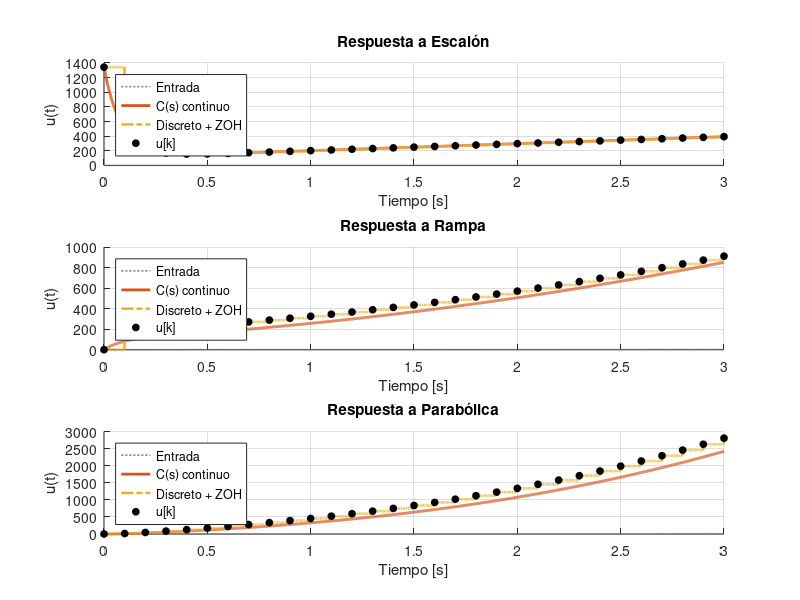

Write MATLAB code to recreate this figure. (Note: this script raises an error after producing the figure.)
%% ==============================================================
%  COMPARACIÓN   C(s)  VS.  CONTROLADOR DISCRETO  (ZOH)
%  Transformación  P(z) = (1-z^-1)·Z{C(s)/s}
% ==============================================================
clear; clc;

%% --- Datos del PID continuo ------------------------------------------
Kp = 106.62644;
Ki =  95.63817;
Kd = 102.99198;
N  = 12.0;

T       = 0.1;          % periodo de muestreo (s)
t_total = 3.0;          % simular 3 s
dt      = 1e-3;         % paso fino para el modelo continuo

% Polinomio del PIDf continuo: C(s) = (a s² + b s + c)/(s (s+d))
a = Kp + Kd*N;
b = Kp*N + Ki;
c = Ki*N;
d = N;
C_s = tf([a b c],[1 d 0]);          % num/den en s

%% --- Ecuación en diferencias (tu resultado) ---------------------------
K1 = (b*d - c)/(d^2);
K2 =  c/d;
K3 = (a*d^2 - b*d + c)/(d^2);
eA = exp(-d*T);

a0 =  K1 + K3;
a1 = -K1 - K1*eA + K2*T - 2*K3;
a2 =  K1*eA - K2*T*eA + K3;
a3 =  1;
a4 = -eA - 1;
a5 =  eA;

pidf_discrete = @(e, em1, em2, um1, um2) ...
    (a0*e + a1*em1 + a2*em2 - a4*um1 - a5*um2)/a3;

%% --- Entradas de prueba -----------------------------------------------
u_in   = { @(t) ones(size(t));      % Escalón
           @(t) t;                  % Rampa
           @(t) t.^2 };             % Parabólica
tit    = { 'Escalón', 'Rampa', 'Parabólica' };

%% --- Simulación --------------------------------------------------------
t_cont = (0:dt:t_total)';           % malla fina continua
col    = lines(3);                  % paleta

figure;
for n = 1:3
    %% 1) Controlador continuo (lsim) -----------------------------------
    e_c  = u_in{n}(t_cont);
    u_ct = lsim(C_s, e_c, t_cont);

    %% 2) Controlador discreto + retenedor ZOH --------------------------
    t_k   = (0:T:t_total)';         % instantes de cálculo
    e_k   = u_in{n}(t_k);

    % ecuación en diferencias
    u_k = zeros(size(t_k));
    em1=0; em2=0;  um1=0; um2=0;
    for k = 1:length(t_k)
        u_k(k) = pidf_discrete(e_k(k),em1,em2,um1,um2);
        em2=em1; em1=e_k(k);
        um2=um1; um1=u_k(k);
    end

    % reconstrucción ZOH en malla continua
    u_zoh = zeros(size(t_cont));
    for j = 1:length(t_cont)
        idx = find(t_k <= t_cont(j),1,'last');
        u_zoh(j) = u_k(idx);
    end

    %% 3) Gráfica --------------------------------------------------------
    subplot(3,1,n);  hold on;
    plot(t_cont, e_c ,':', 'Color',[.5 .5 .5],'LineWidth',1.2);
    plot(t_cont, u_ct,'-', 'Color',col(2,:),'LineWidth',2.0);      % continuo
    plot(t_cont, u_zoh,'-.','Color',col(3,:),'LineWidth',1.8);     % ZOH
    plot(t_k,    u_k ,'ko','MarkerFaceColor','k','MarkerSize',5);  % muestras

    title(['Respuesta a ', tit{n}]);
    xlabel('Tiempo [s]');  ylabel('u(t)');
    legend('Entrada', 'C(s) continuo', 'Discreto + ZOH', 'u[k]',...
           'Location','northwest');
    grid on;
end
sgtitle('Controlador continuo vs. controlador discreto obtenido con (1-z^{-1})·Z{C(s)/s}');
